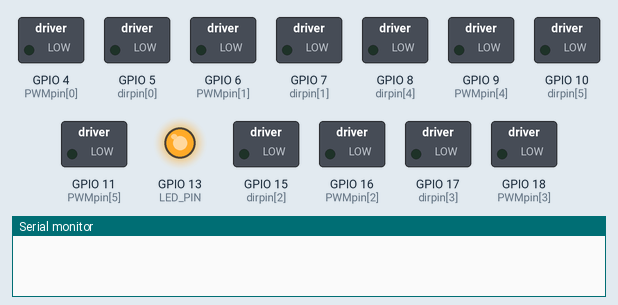
A sketch run on a simulated ESP32-S3. Parts: switched loads named in the sketch (green lamp = pin HIGH), output pins drawn as LEDs (lit = HIGH), the last lines printed to the serial monitor. The ROS host is connected and sends only what is stated.

Above: at 0.1 s.
At 2.1 s:
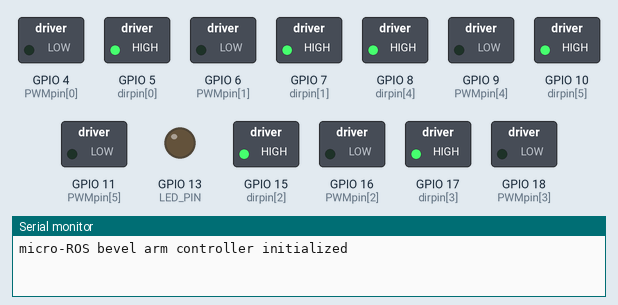
Timing chart, 0 to 3.6 s (numbered marks = the images above):
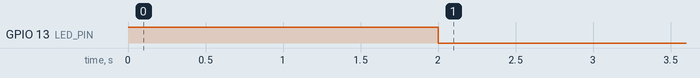

The sketch:

only_subcriber.ino
```cpp
#include <micro_ros_arduino.h>
#include <rcl/rcl.h>
#include <rcl/error_handling.h>
#include <rclc/rclc.h>
#include <rclc/executor.h>

#include <std_msgs/msg/int32_multi_array.h>
#include <std_msgs/msg/float32_multi_array.h>

#define LED_PIN 13
#define NUM_ENC 3
#define NUM_MOTORS 6
#define MAX_PWM_VALUE 255
#define TIMER_PERIOD_MS 25  // 40Hz for better control response

#define RCCHECK(fn) { rcl_ret_t rc = fn; if (rc != RCL_RET_OK) error_loop(); }
#define RCSOFTCHECK(fn) { (void)fn; }

// ROS components
rcl_subscription_t subscriber;
std_msgs__msg__Int32MultiArray pwm_int;

rcl_publisher_t publisher;
std_msgs__msg__Float32MultiArray enc_msg;

rclc_executor_t executor;
rclc_support_t support;
rcl_allocator_t allocator;
rcl_node_t node;
rcl_timer_t timer;

// Encoder variables with interrupt protection
volatile long enc_pos[NUM_ENC] = {0};
volatile bool A_set[NUM_ENC] = {false};
volatile bool B_set[NUM_ENC] = {false};
volatile bool enc_updated = false;

// Motor pin configurations
int PWMpin[NUM_MOTORS] = {4, 6, 16, 18, 9, 11};
int dirpin[NUM_MOTORS] = {5, 7, 15, 17, 8, 10};
int defaultdir[NUM_MOTORS] = {1, 1, 1, 1, 1, 1};

// ESP32-S3 encoder pins
int encB[NUM_ENC] = {42, 38, 47};
int encA[NUM_ENC] = {41, 37, 21};

// Data buffers
int pwm_int_buffer[NUM_MOTORS] = {0};
float enc_feed[NUM_ENC] = {0};
int32_t pwm_data_array[NUM_MOTORS] = {0};  // Static array for subscriber

// Conversion factor - adjust based on your encoder specifications
const float ENC_TO_DEGREES = 90.0 / 55157.0;

// Safety limits
const int MIN_PWM = -MAX_PWM_VALUE;
const int MAX_PWM = MAX_PWM_VALUE;

// LED blink on error
void error_loop() {
  while (1) {
    digitalWrite(LED_PIN, !digitalRead(LED_PIN));
    delay(100);
  }
}

// Enhanced subscriber callback with bounds checking
void subscription_callback(const void *msgin) {
  const std_msgs__msg__Int32MultiArray *msg =
      (const std_msgs__msg__Int32MultiArray *)msgin;

  // Bounds checking and safe copying
  int copy_size = min((int)msg->data.size, NUM_MOTORS);
  for (int i = 0; i < copy_size; i++) {
    // Apply safety limits
    pwm_int_buffer[i] = constrain(msg->data.data[i], MIN_PWM, MAX_PWM);
  }

  // Zero remaining motors if fewer commands received
  for (int i = copy_size; i < NUM_MOTORS; i++) {
    pwm_int_buffer[i] = 0;
  }

  for (int i = 0; i < NUM_MOTORS; i++) {
    int pwm_value = abs(pwm_int_buffer[i]);
    pwm_value = constrain(pwm_value, 0, MAX_PWM_VALUE);

    if (pwm_int_buffer[i] >= 0) {
    analogWrite(PWMpin[i], pwm_value);
    digitalWrite(dirpin[i], defaultdir[i]);
    } else {
    analogWrite(PWMpin[i], pwm_value);
    digitalWrite(dirpin[i], 1 - defaultdir[i]);
    }
  }
}

void setup() {
  set_microros_transports();
  Serial.begin(115200);

  pinMode(LED_PIN, OUTPUT);
  digitalWrite(LED_PIN, HIGH);
  delay(2000);  // Wait for micro-ROS agent

  // Initialize ROS components
  allocator = rcl_get_default_allocator();
  RCCHECK(rclc_support_init(&support, 0, NULL, &allocator));
  RCCHECK(rclc_node_init_default(&node, "microros_bevel_arm", "", &support));

  // Initialize subscriber with proper message setup
  RCCHECK(rclc_subscription_init_default(
    &subscriber, &node,
    ROSIDL_GET_MSG_TYPE_SUPPORT(std_msgs, msg, Int32MultiArray),
    "stm_write"));


  // Initialize executor
  RCCHECK(rclc_executor_init(&executor, &support.context, 2, &allocator));
  RCCHECK(rclc_executor_add_subscription(&executor, &subscriber, &pwm_int,
                                         &subscription_callback, ON_NEW_DATA));


  // Setup motor pins
  for (int i = 0; i < NUM_MOTORS; i++) {
    pinMode(PWMpin[i], OUTPUT);
    pinMode(dirpin[i], OUTPUT);
    analogWrite(PWMpin[i], 0);  // Initialize to zero
    digitalWrite(dirpin[i], defaultdir[i]);
  }

  // Setup encoder pins and interrupts
  for (int i = 0; i < NUM_ENC; i++) {
    pinMode(encA[i], INPUT_PULLUP);
    pinMode(encB[i], INPUT_PULLUP);
  }

  // Initialize subscriber message structure properly
  pwm_int.layout.data_offset = 0;
  pwm_int.layout.dim.data = NULL;
  pwm_int.layout.dim.size = 0;
  pwm_int.layout.dim.capacity = 0;
  pwm_int.data.data = pwm_data_array;  // Use static array
  pwm_int.data.size = 0;
  pwm_int.data.capacity = NUM_MOTORS;


  Serial.println("micro-ROS bevel arm controller initialized");
  digitalWrite(LED_PIN, LOW);
}

void loop() {
  RCCHECK(rclc_executor_spin_some(&executor, RCL_MS_TO_NS(10)));
}
```
